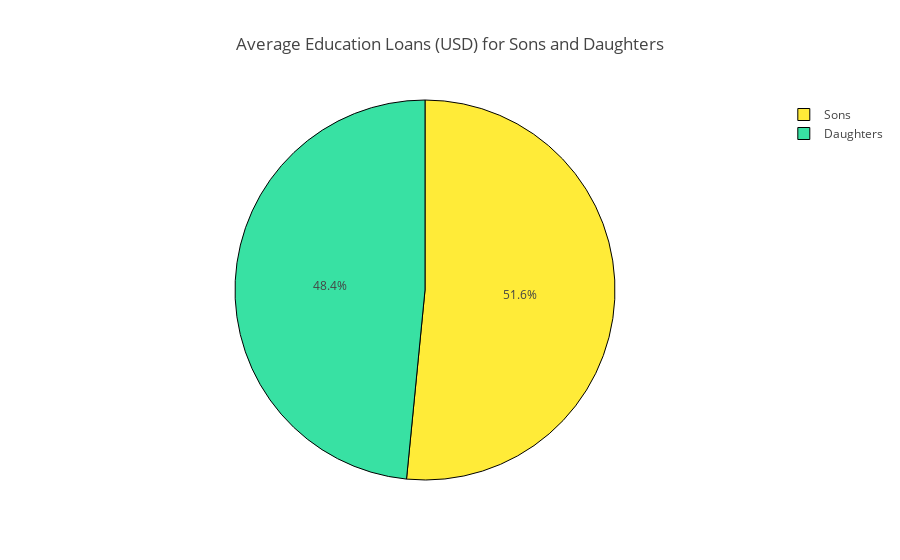

Source (notebook cell):
### Code cell
girl = round(ed_daughter.loan_amount.mean(),2)
boy = round(ed_son.loan_amount.mean(),2)

labels = ['Daughters','Sons']
values = [girl,boy]
colors = ['#38e1a3', '#ffeb38']

trace = go.Pie(labels=labels, values=values,
               marker=dict(colors=colors, 
                           line=dict(color='#000000', width=1)))
layout = go.Layout(
        title="Average Education Loans (USD) for Sons and Daughters")

fig = go.Figure(data=[trace], layout=layout)

py.iplot(fig, filename='basic_pie_chart')

### Figure 1 — Plotly figure (JSON) as saved in the notebook; plotly's stock layout.template omitted (floating-point values rounded to 4 significant figures)
{"data": [{"labels": ["Daughters", "Sons"], "marker": {"colors": ["#38e1a3", "#ffeb38"], "line": {"color": "#000000", "width": 1}}, "type": "pie", "values": [983.3, 1046.0]}], "layout": {"title": "Average Education Loans (USD) for Sons and Daughters"}}
